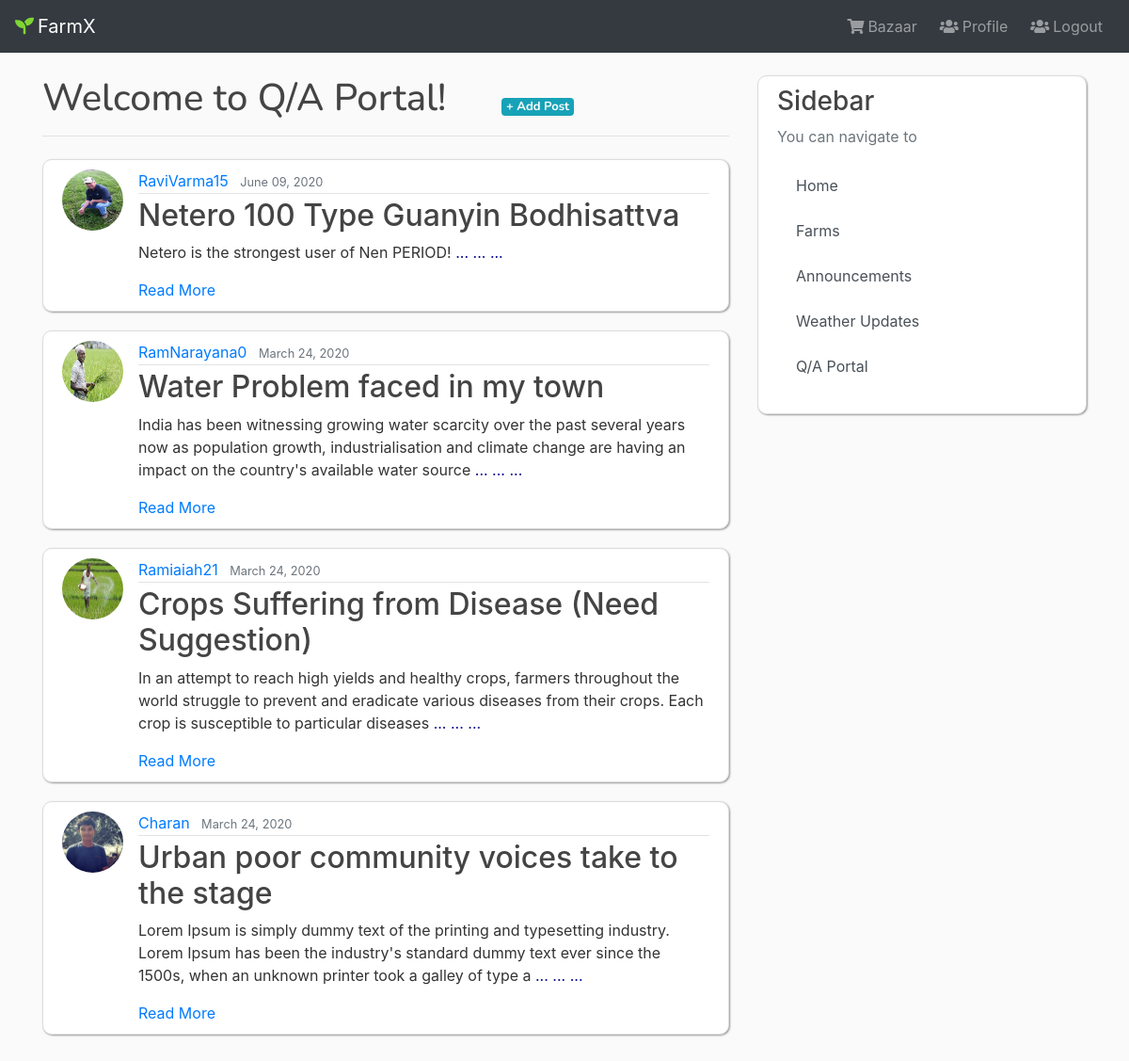
The page /user/blog/ (signed in) on the database as committed earlier.
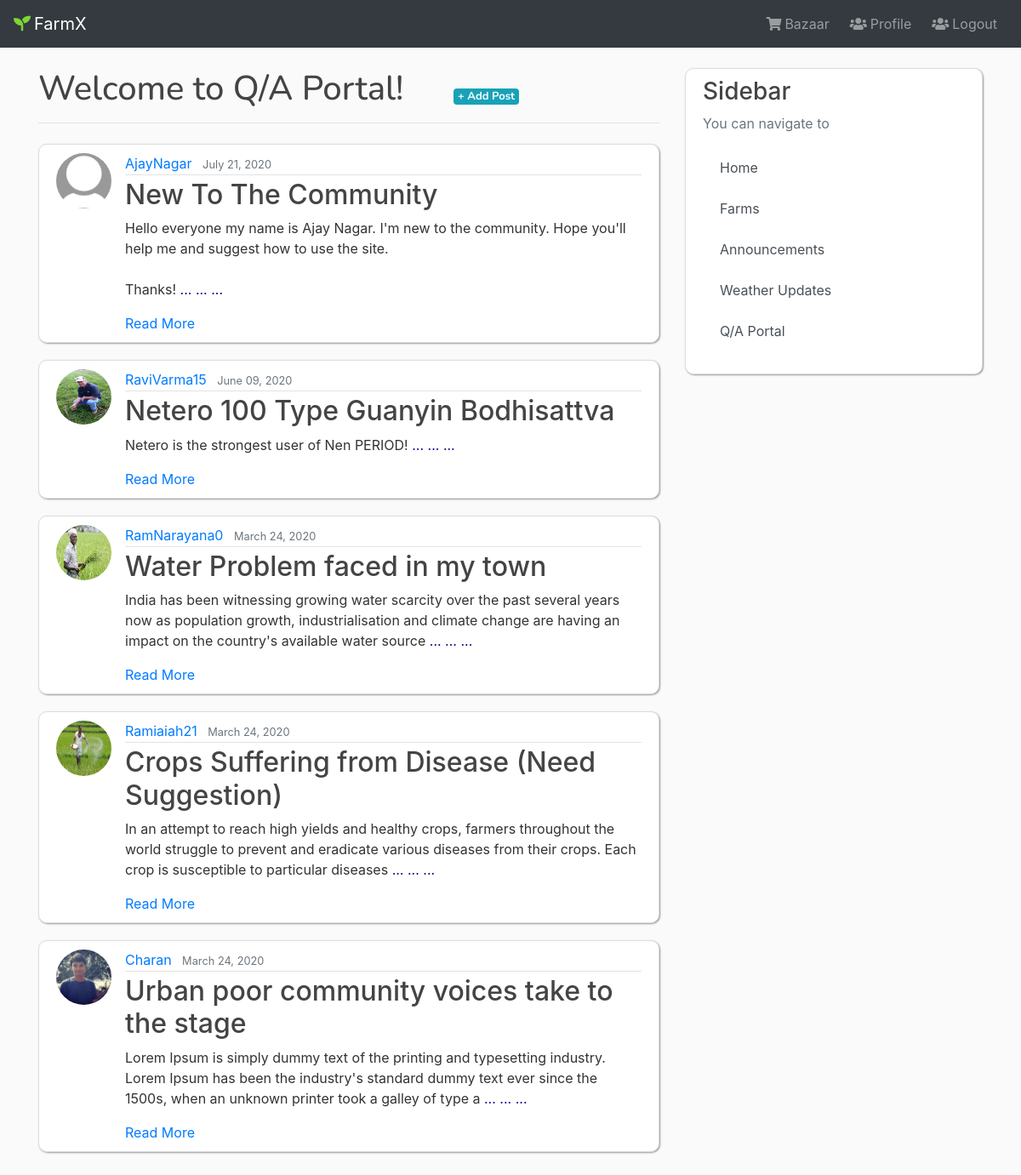
The same page on the database as committed later.
### blog/models.py (models this page shows, shortened)
class Post(models.Model):
    author = models.ForeignKey(User, on_delete=models.CASCADE)
    image = models.ImageField(default='Farm.jpg', upload_to='blog_pics')
    type = models.CharField(max_length=50, default='Agriculture')
    title = models.CharField(max_length=200)
    content = models.TextField()
    date_posted = models.DateTimeField(default=timezone.now)
    class Meta:
        ordering = ['-date_posted']

### users/models.py (models this page shows, shortened)
class Profile(models.Model):
    user = models.OneToOneField(User, on_delete=models.CASCADE)
    phone_number = models.CharField(max_length=12)
    village = models.CharField(max_length=500)
    image = models.ImageField(default='default.jpg', upload_to='profile_pics')

### blog/views.py (the view)
# urls.py: path('blog/', blog_views.PostListView.as_view(), name='post-list'),
class PostListView(LoginRequiredMixin, ListView):
    model = Post

### blog/templates/blog/post_list.html
{% extends 'users/user_base.html' %}
{% block content %}
    <h1 class="pb-3 mb-4 border-bottom" style="font-family: 'Nunito', sans-serif">Welcome to Q/A Portal!
        <span class="pl-5">
            <a href="{% url 'post-create' %}" class="badge badge-info" style="font-size: small">+ Add Post</a>
        </span>
    </h1>
    {% for object in object_list %}
        <article class="media content-section">
          <img class="rounded-circle article-img" src="{{ object.author.profile.image.url }}">
          <div class="media-body">
            <div class="article-metadata">
              <a class="mr-2" href="#">{{ object.author }}</a>
              <small class="text-muted">{{ object.date_posted|date:"F d, Y" }}</small>
            </div>
            <h2 class="article-title">{{ object.title }}</h2>
            <p class="article-content">{{ object.content|slice:":200" }} <span style="color: darkblue"> ... ... ...  </span></p>
            <a href="{% url 'post-detail' object.id %}" class="card-link">Read More</a>
          </div>
        </article>
    {% endfor %}
{% endblock content %}

Rows that differ between the two databases and show on the page:
added Post: author.profile.image (placeholder picture), author "AjayNagar", date_posted "July 21, 2020", title "New To The Community", content "Hello everyone my name is Ajay Nagar. I'm new to the community. Hope you'll help me and suggest how to use the site. Thanks!"
